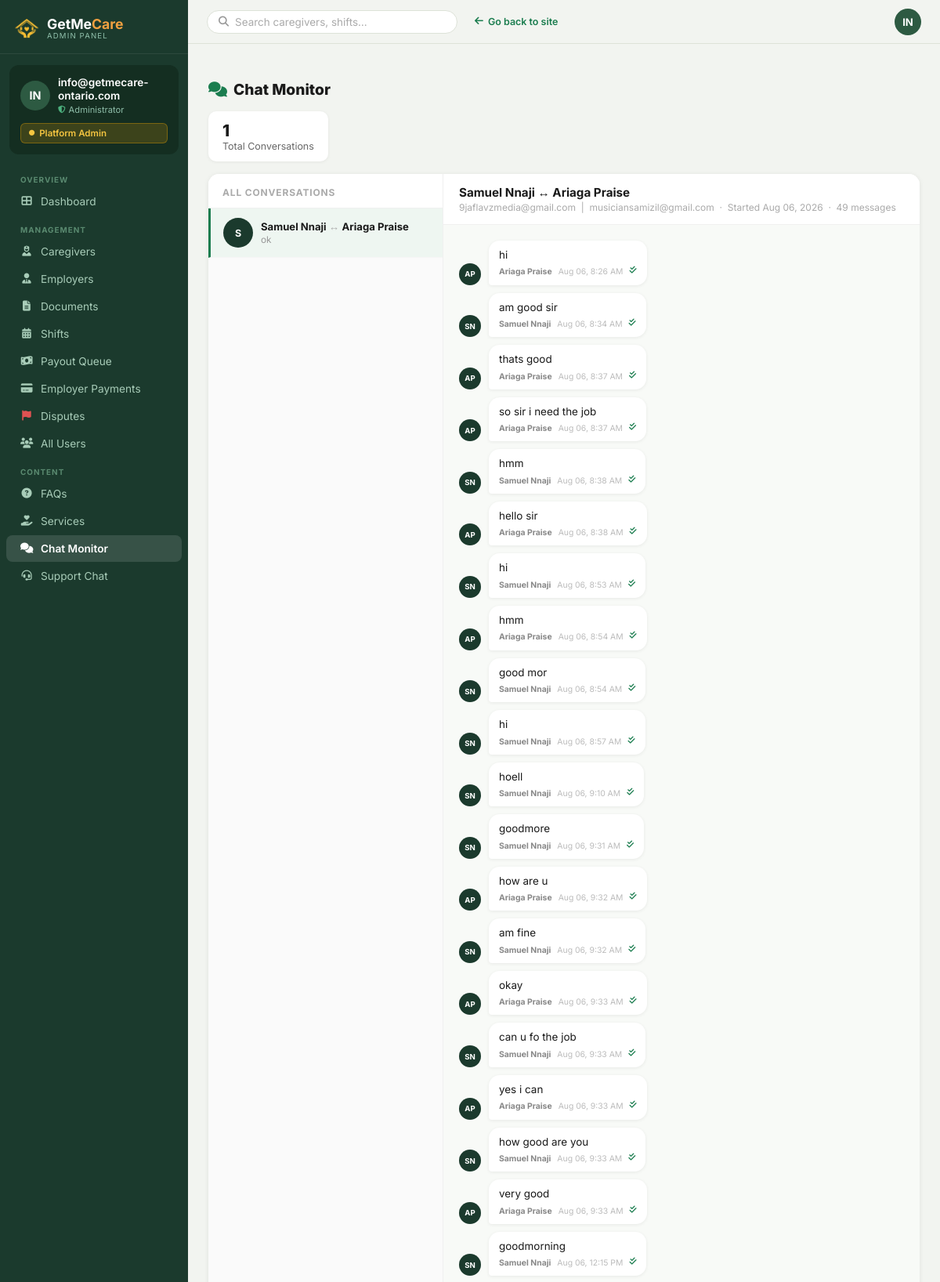
Page /chatbot/admin/monitor/?conv=1 (signed in, upper part) on the committed database.
### Account/models.py (models this page shows, shortened)
class CustomUser(AbstractUser):
    EMPLOYER = 'employer'
    CAREGIVER = 'caregiver'
    ROLE_CHOICES = [
        (EMPLOYER, 'Employer / Family'),
        (CAREGIVER, 'Caregiver / PSW'),
    ]
    role = models.CharField(
        max_length=20,
        choices=ROLE_CHOICES,
        default=EMPLOYER,
    )
    phone = models.CharField(max_length=20, blank=True)
    @property
    def is_admin(self):
        return self.is_superuser or self.is_staff
    @property
    def is_employer(self):
        return self.role == self.EMPLOYER and not self.is_admin
    @property
    def is_caregiver(self):
        return self.role == self.CAREGIVER and not self.is_admin

### Chatbot/models.py (models this page shows, shortened)
class DirectConversation(models.Model):
    participant_1 = models.ForeignKey(
        User, on_delete=models.CASCADE, related_name='conversations_as_p1'
    )
    participant_2 = models.ForeignKey(
        User, on_delete=models.CASCADE, related_name='conversations_as_p2'
    )
    created_at = models.DateTimeField(auto_now_add=True)
    updated_at = models.DateTimeField(auto_now=True)
    class Meta:
        ordering = ['-updated_at']
        unique_together = [('participant_1', 'participant_2')]
    def last_message(self):
        return self.direct_messages.last()

class DirectMessage(models.Model):
    conversation = models.ForeignKey(
        DirectConversation, on_delete=models.CASCADE, related_name='direct_messages'
    )
    sender = models.ForeignKey(
        User, on_delete=models.CASCADE, related_name='sent_direct_messages'
    )
    body = models.TextField()
    is_read = models.BooleanField(default=False)
    created_at = models.DateTimeField(auto_now_add=True)
    class Meta:
        ordering = ['created_at']

### Chatbot/views.py (the view)
# urls.py: path('admin/monitor/', views.admin_chat_monitor, name='admin_chat_monitor'),
@staff_member_required
def admin_chat_monitor(request):
    convs = DirectConversation.objects.all().select_related(
        'participant_1', 'participant_2'
    ).order_by('-updated_at')
    selected_conv = None
    messages = []
    conv_id = request.GET.get('conv')
    if conv_id:
        selected_conv = get_object_or_404(DirectConversation, pk=conv_id)
        messages = selected_conv.direct_messages.select_related('sender').all()
    conversations = []
    for conv in convs:
        last = conv.last_message()
        conversations.append({'conv': conv, 'last': last})
    return render(request, 'chat/admin-chat-monitor.html', {
        'conversations': conversations,
        'selected_conv': selected_conv,
        'messages': messages,
    })

### GETMECARE/context_processors.py (called while the page is built, shortened)
def _get_total_unread(user):
    try:
        from django.db.models import Q
        from Chatbot.models import DirectConversation, DirectMessage
        from Account.models import BookingProposal
        unread_msgs = DirectMessage.objects.filter(
            conversation__in=DirectConversation.objects.filter(
                Q(participant_1=user) | Q(participant_2=user)
            ),
            is_read=False
        ).exclude(sender=user).count()
        unread_proposals = 0
        if getattr(user, 'is_employer', False):
            unread_proposals = BookingProposal.objects.filter(
                employer=user,
                status=BookingProposal.STATUS_PENDING,
                is_read=False,
            ).count()
        return unread_msgs + unread_proposals
    except Exception:
        return 0

def _get_support_unread_count(user):
    try:
        from Chatbot.models import SupportMessage
        return SupportMessage.objects.filter(
            chat__user=user,
            is_read=False,
        ).exclude(sender=user).count()
    except Exception:
        return 0

def sidebar_context(request):
    if not hasattr(request, 'user') or not request.user.is_authenticated:
        return {}
    ctx = {}
    ctx['total_unread'] = _get_total_unread(request.user)
    ctx['support_unread_count'] = _get_support_unread_count(request.user)
    return ctx

### templates/chat/admin-chat-monitor.html (shortened to what this page needs)
﻿{% extends "AdminApp/base_admin.html" %}
{% block content %}
<div class="acm-page-title">
  <i class="fas fa-comments"></i> Chat Monitor
</div>
<div class="acm-stats">
  <div class="acm-stat">
    <strong>{{ conversations|length }}</strong>
    Total Conversations
  </div>
</div>
<div class="acm-grid">
  <div class="acm-sidebar tab-active" id="acm-sidebar">
    <div class="acm-sidebar-header">All Conversations</div>
    {% for item in conversations %}
    <a href="?conv={{ item.conv.pk }}" class="acm-conv-item {% if selected_conv and selected_conv.pk == item.conv.pk %}active{% endif %}">
      <div class="acm-conv-av">
        {% if item.conv.participant_1.first_name %}{{ item.conv.participant_1.first_name|first|upper }}{% else %}{{ item.conv.participant_1.username|first|upper }}{% endif %}
      </div>
      <div class="acm-conv-info">
        <div class="acm-conv-names">
          {{ item.conv.participant_1.get_full_name|default:item.conv.participant_1.username }}
          <span style="color:#aaa;font-weight:400"> ↔ </span>
          {{ item.conv.participant_2.get_full_name|default:item.conv.participant_2.username }}
        </div>
        <div class="acm-conv-preview">
          {% if item.last %}{{ item.last.body|truncatechars:40 }}{% else %}No messages{% endif %}
        </div>
      </div>
    </a>
    {% empty %}
    <div style="padding:30px 18px;text-align:center;color:#ccc;font-size:.82rem">No conversations yet</div>
    {% endfor %}
  </div>
  <div class="acm-main" id="acm-main">
    {% if selected_conv %}
    <div class="acm-main-header">
      <h3>
        {{ selected_conv.participant_1.get_full_name|default:selected_conv.participant_1.username }}
        &harr;
        {{ selected_conv.participant_2.get_full_name|default:selected_conv.participant_2.username }}
      </h3>
      <p>
        {{ selected_conv.participant_1.email }} &nbsp;|&nbsp;
        {{ selected_conv.participant_2.email }} &nbsp;·&nbsp;
        Started {{ selected_conv.created_at|date:"M d, Y" }}
        &nbsp;·&nbsp; {{ messages|length }} message{{ messages|length|pluralize }}
      </p>
    </div>
    <div class="acm-messages">
      {% for msg in messages %}
      <div class="acm-msg">
        <div class="acm-msg-av">
          {% if msg.sender.first_name %}{{ msg.sender.first_name|first|upper }}{{ msg.sender.last_name|first|upper }}{% else %}{{ msg.sender.username|slice:":2"|upper }}{% endif %}
        </div>
        <div class="acm-bubble">
          {{ msg.body }}
          <div class="acm-bubble-meta">
            <span class="acm-bubble-sender">{{ msg.sender.get_full_name|default:msg.sender.username }}</span>
            <span>{{ msg.created_at|date:"M d, g:i A" }}</span>
            {% if msg.is_read %}<span style="color:#1b7d4f"><i class="fas fa-check-double"></i></span>{% endif %}
          </div>
        </div>
      </div>
      {% empty %}
      <div style="text-align:center;color:#ccc;margin-top:40px">No messages in this conversation</div>
      {% endfor %}
    </div>
    {% else %}
    <div class="acm-empty-state">
      <i class="fas fa-comment-dots"></i>
      <p>Select a conversation to view messages</p>
    </div>
    {% endif %}
  </div>
</div>
{% endblock %}

### templates/AdminApp/base_admin.html (shortened to what this page needs)
﻿{% load static %}
<!doctype html>
<html lang="en">
<head>
  <link rel="stylesheet" href="https://cdnjs.cloudflare.com/ajax/libs/font-awesome/6.4.0/css/all.min.css"/>
</head>
<body>
<aside class="adm-sidebar" id="adm-sidebar">
  <div class="adm-logo">
    <a href="{% url 'home' %}">
      <img src="{% static 'Caregiver/images/sitelog.png' %}" alt="GetMeCare" style="width:32px;height:32px;object-fit:contain;filter:brightness(0) saturate(100%) invert(72%) sepia(60%) saturate(600%) hue-rotate(345deg) brightness(105%) contrast(95%)">
      <div>
        <div class="adm-logo-name">GetMe<span style="color:#F0A040">Care</span></div>
        <div class="adm-logo-sub">Admin Panel</div>
      </div>
    </a>
  </div>
  <div class="adm-profile">
    <div class="adm-profile-row">
      <div class="adm-av">{% if request.user.first_name %}{{ request.user.first_name|first|upper }}{{ request.user.last_name|first|upper }}{% else %}{{ request.user.username|slice:":2"|upper }}{% endif %}</div>
      <div>
        <div class="adm-av-name">{{ request.user.get_full_name|default:request.user.username }}</div>
        <div class="adm-av-role"><i class="fas fa-shield-alt" style="color:#4caf7d;font-size:.6rem;"></i> Administrator</div>
      </div>
    </div>
    <div class="adm-badge"><i class="fas fa-circle" style="font-size:.45rem;"></i> Platform Admin</div>
  </div>
  <div class="adm-nav">
    <div class="adm-nav-section">Overview</div>
    <a href="{% url 'AdminApp:dashboard' %}" {% if request.resolver_match.url_name == 'dashboard' %}class="active"{% endif %}>
      <i class="fas fa-th-large"></i> Dashboard
    </a>
    <div class="adm-nav-section">Management</div>
    <a href="{% url 'AdminApp:manage_caregivers' %}" {% if request.resolver_match.url_name == 'manage_caregivers' %}class="active"{% endif %}>
      <i class="fas fa-user-nurse"></i> Caregivers
    </a>
    <a href="{% url 'AdminApp:manage_employers' %}" {% if request.resolver_match.url_name == 'manage_employers' %}class="active"{% endif %}>
      <i class="fas fa-user-tie"></i> Employers
    </a>
    <a href="{% url 'AdminApp:review_documents' %}" {% if request.resolver_match.url_name == 'review_documents' %}class="active"{% endif %}>
      <i class="fas fa-file-alt"></i> Documents
    </a>
    <a href="{% url 'AdminApp:manage_shifts' %}" {% if request.resolver_match.url_name == 'manage_shifts' %}class="active"{% endif %}>
      <i class="fas fa-calendar-alt"></i> Shifts
    </a>
    <a href="{% url 'AdminApp:payout_queue' %}" {% if request.resolver_match.url_name == 'payout_queue' %}class="active"{% endif %}>
      <i class="fas fa-money-bill-wave"></i> Payout Queue
    </a>
    <a href="{% url 'AdminApp:employer_payments' %}" {% if request.resolver_match.url_name == 'employer_payments' %}class="active"{% endif %}>
      <i class="fas fa-credit-card"></i> Employer Payments
    </a>
    <a href="{% url 'AdminApp:dispute_list' %}" {% if request.resolver_match.url_name == 'dispute_list' or request.resolver_match.url_name == 'dispute_detail' %}class="active"{% endif %}>
      <i class="fas fa-flag" style="color:#e05252"></i> Disputes
    </a>
    <a href="{% url 'AdminApp:manage_users' %}" {% if request.resolver_match.url_name == 'manage_users' %}class="active"{% endif %}>
      <i class="fas fa-users"></i> All Users
    </a>
    <div class="adm-nav-section">Content</div>
    <a href="{% url 'AdminApp:faq_list' %}" {% if request.resolver_match.url_name == 'faq_list' or request.resolver_match.url_name == 'faq_add' or request.resolver_match.url_name == 'faq_edit' %}class="active"{% endif %}>
      <i class="fas fa-question-circle"></i> FAQs
    </a>
    <a href="{% url 'AdminApp:service_list' %}" {% if request.resolver_match.url_name == 'service_list' or request.resolver_match.url_name == 'service_add' or request.resolver_match.url_name == 'service_edit' %}class="active"{% endif %}>
      <i class="fas fa-hand-holding-heart"></i> Services
    </a>
    <a href="{% url 'admin_chat_monitor' %}" {% if request.resolver_match.url_name == 'admin_chat_monitor' %}class="active"{% endif %}>
      <i class="fas fa-comments"></i> Chat Monitor
    </a>
    <a href="{% url 'admin_support' %}" {% if request.resolver_match.url_name == 'admin_support' %}class="active"{% endif %}>
      <i class="fas fa-headset"></i> Support Chat
    </a>
  </div>
</aside>
<div class="adm-topbar">
  <form method="get" action="" class="adm-search-bar-wrap" style="flex:1;max-width:320px;">
    <div class="adm-search">
      <i class="fas fa-search"></i>
      <input type="text" name="q" placeholder="Search caregivers, shifts…" value="{{ request.GET.q|default:'' }}">
    </div>
  </form>
  <a href="{% url 'home' %}" class="adm-back" style="margin-left:10px;">
    <i class="fas fa-arrow-left"></i> Go back to site
  </a>
  <div class="adm-topbar-av">{% if request.user.first_name %}{{ request.user.first_name|first|upper }}{{ request.user.last_name|first|upper }}{% else %}{{ request.user.username|slice:":2"|upper }}{% endif %}</div>
</div>
<main class="adm-main">
  <div class="adm-content">
    {% block content %}{% endblock %}
  </div>
</main>
  </body>
</html>

### templates/AdminApp/base_admin.html (style rules this page uses)
*, *::before, *::after { box-sizing: border-box; margin: 0; padding: 0; }
body { font-family: 'Inter', sans-serif; background: #f2f4f0; color: #1a1a1a; }
.adm-sidebar { position: fixed; top: 0; left: 0; bottom: 0; width: 240px; background: #1b3a2d; display: flex; flex-direction: column; z-index: 200; transition: transform .3s ease; overflow-y: auto; }
.adm-logo { display: flex; align-items: center; gap: 10px; padding: 20px 18px 16px; border-bottom: 1px solid rgba(255,255,255,.08); flex-shrink: 0; }
.adm-logo a { display: flex; align-items: center; gap: 10px; text-decoration: none; }
.adm-logo-name { font-size: 1.1rem; font-weight: 700; color: #fff; line-height: 1.1; }
.adm-logo-sub { font-size: .6rem; letter-spacing: .12em; color: #8fbfaa; text-transform: uppercase; }
.adm-profile { margin: 14px 12px 6px; background: #142e21; border-radius: 12px; padding: 14px; flex-shrink: 0; }
.adm-profile-row { display: flex; align-items: center; gap: 10px; }
.adm-av { width: 38px; height: 38px; border-radius: 50%; background: #2d5a42; color: #fff; display: flex; align-items: center; justify-content: center; font-size: .9rem; font-weight: 700; flex-shrink: 0; }
.adm-av-name { font-size: .85rem; font-weight: 600; color: #fff; line-height: 1.25; }
.adm-av-role { font-size: .7rem; color: #8fbfaa; display: flex; align-items: center; gap: 4px; margin-top: 2px; }
.adm-badge { margin-top: 10px; background: rgba(240,165,0,.18); border: 1px solid rgba(240,165,0,.35); border-radius: 6px; padding: 5px 10px; font-size: .72rem; font-weight: 600; color: #f5c540; display: flex; align-items: center; gap: 6px; }
.adm-nav { flex: 1; padding: 8px 0; }
.adm-nav a { display: flex; align-items: center; gap: 10px; padding: 9px 18px; color: #a8ccb8; text-decoration: none; font-size: .855rem; border-radius: 8px; margin: 1px 8px; transition: background .15s, color .15s; }
.adm-nav a.active { background: rgba(255,255,255,.12); color: #fff; font-weight: 600; }
.adm-nav a i { width: 16px; text-align: center; font-size: .82rem; }
.adm-nav-section { font-size: .62rem; font-weight: 700; letter-spacing: .1em; text-transform: uppercase; color: #5a8a70; padding: 12px 26px 4px; }
.adm-topbar { position: fixed; top: 0; left: 240px; right: 0; height: 56px; background: #f2f4f0; border-bottom: 1px solid #dde2d8; display: flex; align-items: center; padding: 0 24px; gap: 12px; z-index: 100; }
.adm-search { flex: 1; max-width: 320px; display: flex; align-items: center; background: #fff; border: 1px solid #dde2d8; border-radius: 20px; padding: 6px 14px; gap: 8px; }
.adm-search input { border: none; background: transparent; outline: none; font-size: .84rem; color: #333; width: 100%; font-family: inherit; }
.adm-search input::placeholder { color: #aaa; }
.adm-search i { color: #999; font-size: .82rem; }
.adm-topbar-av { width: 34px; height: 34px; border-radius: 50%; background: #2d5a42; color: #fff; display: flex; align-items: center; justify-content: center; font-size: .82rem; font-weight: 700; cursor: pointer; }
.adm-back { display: flex; align-items: center; gap: 6px; font-size: .78rem; font-weight: 600; color: #1b7d4f; text-decoration: none; }
.adm-main { margin-left: 240px; padding-top: 56px; min-height: 100vh; }
.adm-content { padding: 26px 26px 48px; }

### rows in the picture
CustomUser: user.username "IN", user.get_full_name "info@getmecare-ontario.com"
DirectConversation: conv.participant_1.first_name|first "S", conv.participant_1.get_full_name "Samuel Nnaji", conv.participant_2.get_full_name "Ariaga Praise", last.body "ok", participant_1.get_full_name "Samuel Nnaji", participant_2.get_full_name "Ariaga Praise", participant_1.email "9jaflavzmedia@gmail.com", participant_2.email "musiciansamizil@gmail.com", created_at "Aug 06, 2026"
DirectMessage: sender.first_name|first "A", sender.last_name|first "P", body "hi", sender.get_full_name "Ariaga Praise", created_at "Aug 06, 8:26 AM", is_read True (drawn)
DirectMessage: sender.first_name|first "S", sender.last_name|first "N", body "am good sir", sender.get_full_name "Samuel Nnaji", created_at "Aug 06, 8:34 AM", is_read True (drawn)
DirectMessage: sender.first_name|first "A", sender.last_name|first "P", body "thats good", sender.get_full_name "Ariaga Praise", created_at "Aug 06, 8:37 AM", is_read True (drawn)
DirectMessage: sender.first_name|first "A", sender.last_name|first "P", body "so sir i need the job", sender.get_full_name "Ariaga Praise", created_at "Aug 06, 8:37 AM", is_read True (drawn)
DirectMessage: sender.first_name|first "S", sender.last_name|first "N", body "hmm", sender.get_full_name "Samuel Nnaji", created_at "Aug 06, 8:38 AM", is_read True (drawn)
DirectMessage: sender.first_name|first "A", sender.last_name|first "P", body "hello sir", sender.get_full_name "Ariaga Praise", created_at "Aug 06, 8:38 AM", is_read True (drawn)
DirectMessage: sender.first_name|first "S", sender.last_name|first "N", body "hi", sender.get_full_name "Samuel Nnaji", created_at "Aug 06, 8:53 AM", is_read True (drawn)
DirectMessage: sender.first_name|first "A", sender.last_name|first "P", body "hmm", sender.get_full_name "Ariaga Praise", created_at "Aug 06, 8:54 AM", is_read True (drawn)
DirectMessage: sender.first_name|first "S", sender.last_name|first "N", body "good mor", sender.get_full_name "Samuel Nnaji", created_at "Aug 06, 8:54 AM", is_read True (drawn)
DirectMessage: sender.first_name|first "S", sender.last_name|first "N", body "hi", sender.get_full_name "Samuel Nnaji", created_at "Aug 06, 8:57 AM", is_read True (drawn)
DirectMessage: sender.first_name|first "S", sender.last_name|first "N", body "hoell", sender.get_full_name "Samuel Nnaji", created_at "Aug 06, 9:10 AM", is_read True (drawn)
DirectMessage: sender.first_name|first "S", sender.last_name|first "N", body "goodmore", sender.get_full_name "Samuel Nnaji", created_at "Aug 06, 9:31 AM", is_read True (drawn)
DirectMessage: sender.first_name|first "A", sender.last_name|first "P", body "how are u", sender.get_full_name "Ariaga Praise", created_at "Aug 06, 9:32 AM", is_read True (drawn)
DirectMessage: sender.first_name|first "S", sender.last_name|first "N", body "am fine", sender.get_full_name "Samuel Nnaji", created_at "Aug 06, 9:32 AM", is_read True (drawn)
DirectMessage: sender.first_name|first "A", sender.last_name|first "P", body "okay", sender.get_full_name "Ariaga Praise", created_at "Aug 06, 9:33 AM", is_read True (drawn)
DirectMessage: sender.first_name|first "S", sender.last_name|first "N", body "can u fo the job", sender.get_full_name "Samuel Nnaji", created_at "Aug 06, 9:33 AM", is_read True (drawn)
DirectMessage: sender.first_name|first "A", sender.last_name|first "P", body "yes i can", sender.get_full_name "Ariaga Praise", created_at "Aug 06, 9:33 AM", is_read True (drawn)
DirectMessage: sender.first_name|first "S", sender.last_name|first "N", body "how good are you", sender.get_full_name "Samuel Nnaji", created_at "Aug 06, 9:33 AM", is_read True (drawn)
DirectMessage: sender.first_name|first "A", sender.last_name|first "P", body "very good", sender.get_full_name "Ariaga Praise", created_at "Aug 06, 9:33 AM", is_read True (drawn)
DirectMessage: sender.first_name|first "S", sender.last_name|first "N", body "goodmorning", sender.get_full_name "Samuel Nnaji", created_at "Aug 06, 12:15 PM", is_read True (drawn)

### other values in the picture
{{ conversations|length }} "1"
{{ messages|length }} "49"
